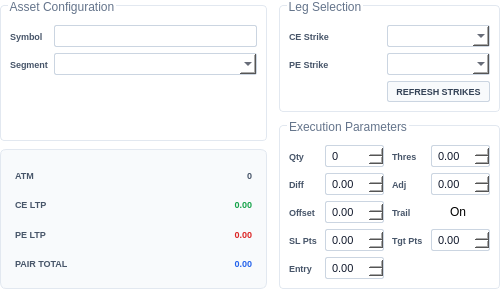
<?xml version="1.0" encoding="UTF-8"?>
<ui version="4.0">
 <class>inputParam</class>
 <widget class="QWidget" name="inputParam">
  <property name="geometry">
   <rect>
    <x>0</x>
    <y>0</y>
    <width>500</width>
    <height>280</height>
   </rect>
  </property>
  <property name="styleSheet">
   <string notr="true">
    QWidget#inputParam { background-color: transparent; }
    QLabel { color: #475569; font-size: 9px; font-weight: 700; text-transform: uppercase; background: transparent; }
    QLineEdit, QComboBox, QSpinBox, QDoubleSpinBox {
        border: 1px solid #cbd5e1; border-radius: 2px; padding: 2px 4px;
        background-color: white; color: #0f172a; font-size: 11px;
    }
    .status-val { font-size: 14px; font-weight: 800; color: #1e293b; background: transparent; }
    QPushButton { 
        background-color: #f8fafc; border: 1px solid #cbd5e1; border-radius: 2px; 
        padding: 4px 8px; font-size: 9px; font-weight: bold; color: #334155;
    }
    QPushButton:hover { background-color: #f1f5f9; border-color: #94a3b8; }
    QGroupBox { background-color: #ffffff; border: 1px solid #e2e8f0; border-radius: 4px; margin-top: 5px; padding-top: 10px; }
    QGroupBox::title { subcontrol-origin: margin; left: 8px; color: #64748b; font-weight: bold; }
   </string>
  </property>
  <layout class="QHBoxLayout" name="mainLayout">
   <property name="spacing"><number>12</number></property>
   <property name="margin"><number>0</number></property>
   
   <item>
    <layout class="QVBoxLayout" name="leftColumn">
     <property name="spacing"><number>8</number></property>
     <item>
      <widget class="QGroupBox" name="assetGroup">
       <property name="title"><string>Asset Configuration</string></property>
       <layout class="QGridLayout" name="assetGrid">
        <property name="verticalSpacing"><number>6</number></property>
        <item row="0" column="0"><widget class="QLabel"><property name="text"><string>Symbol</string></property></widget></item>
        <item row="0" column="1"><widget class="QLineEdit" name="m_symbolEdit"/></item>
        <item row="1" column="0"><widget class="QLabel"><property name="text"><string>Segment</string></property></widget></item>
        <item row="1" column="1"><widget class="QComboBox" name="m_segmentCombo"/></item>
        <item row="2" column="1"><widget class="QLabel" name="m_segmentHelp"><property name="styleSheet"><string>font-size: 8px; color: #94a3b8; font-style: italic; text-transform: none; background: transparent;</string></property></widget></item>
       </layout>
      </widget>
     </item>

     <item>
      <widget class="QFrame" name="statsFrame">
       <property name="styleSheet"><string>QFrame#statsFrame { background-color: #f8fafc; border: 1px solid #e2e8f0; border-radius: 6px; padding: 5px; }</string></property>
       <layout class="QGridLayout" name="statsGrid">
        <property name="horizontalSpacing"><number>15</number></property>
        <property name="verticalSpacing"><number>8</number></property>
        <item row="0" column="0"><widget class="QLabel"><property name="text"><string>ATM</string></property></widget></item>
        <item row="0" column="1"><widget class="QLabel" name="m_atmVal"><property name="text"><string>0</string></property><property name="class" stdset="0"><string>status-val</string></property><property name="alignment"><set>Qt::AlignRight|Qt::AlignVCenter</set></property></widget></item>
        <item row="1" column="0"><widget class="QLabel"><property name="text"><string>CE LTP</string></property></widget></item>
        <item row="1" column="1"><widget class="QLabel" name="m_ceVal"><property name="text"><string>0.00</string></property><property name="class" stdset="0"><string>status-val</string></property><property name="styleSheet"><string>color: #16a34a; background: transparent;</string></property><property name="alignment"><set>Qt::AlignRight|Qt::AlignVCenter</set></property></widget></item>
        <item row="2" column="0"><widget class="QLabel"><property name="text"><string>PE LTP</string></property></widget></item>
        <item row="2" column="1"><widget class="QLabel" name="m_peVal"><property name="text"><string>0.00</string></property><property name="class" stdset="0"><string>status-val</string></property><property name="styleSheet"><string>color: #dc2626; background: transparent;</string></property><property name="alignment"><set>Qt::AlignRight|Qt::AlignVCenter</set></property></widget></item>
        <item row="3" column="0"><widget class="QLabel"><property name="text"><string>PAIR TOTAL</string></property></widget></item>
        <item row="3" column="1"><widget class="QLabel" name="m_pairTotal"><property name="text"><string>0.00</string></property><property name="class" stdset="0"><string>status-val</string></property><property name="styleSheet"><string>color: #2563eb; background: transparent;</string></property><property name="alignment"><set>Qt::AlignRight|Qt::AlignVCenter</set></property></widget></item>
       </layout>
      </widget>
     </item>
    </layout>
   </item>

   <item>
    <layout class="QVBoxLayout" name="rightColumn">
     <property name="spacing"><number>8</number></property>
     <item>
      <widget class="QGroupBox" name="strikeGroup">
       <property name="title"><string>Leg Selection</string></property>
       <layout class="QGridLayout" name="strikeGrid">
        <property name="verticalSpacing"><number>6</number></property>
        <item row="0" column="0"><widget class="QLabel"><property name="text"><string>CE Strike</string></property></widget></item>
        <item row="0" column="1"><widget class="QComboBox" name="m_ceStrikeCombo"/></item>
        <item row="1" column="0"><widget class="QLabel"><property name="text"><string>PE Strike</string></property></widget></item>
        <item row="1" column="1"><widget class="QComboBox" name="m_peStrikeCombo"/></item>
        <item row="2" column="1"><widget class="QPushButton" name="m_getBtn"><property name="text"><string>REFRESH STRIKES</string></property></widget></item>
       </layout>
      </widget>
     </item>

     <item>
      <widget class="QGroupBox" name="paramGroup">
       <property name="title"><string>Execution Parameters</string></property>
       <layout class="QGridLayout" name="paramGrid">
        <property name="verticalSpacing"><number>6</number></property>
        <property name="horizontalSpacing"><number>8</number></property>
        <item row="0" column="0"><widget class="QLabel"><property name="text"><string>Qty</string></property></widget></item>
        <item row="0" column="1"><widget class="QSpinBox" name="m_qtySpin"/></item>
        <item row="0" column="2"><widget class="QLabel"><property name="text"><string>Thres</string></property></widget></item>
        <item row="0" column="3"><widget class="QDoubleSpinBox" name="m_jodiThreshold"/></item>
        
        <item row="1" column="0"><widget class="QLabel"><property name="text"><string>Diff</string></property></widget></item>
        <item row="1" column="1"><widget class="QDoubleSpinBox" name="m_jodiDiffPts"/></item>
        <item row="1" column="2"><widget class="QLabel"><property name="text"><string>Adj</string></property></widget></item>
        <item row="1" column="3"><widget class="QDoubleSpinBox" name="m_jodiAdjPts"/></item>

        <item row="2" column="0"><widget class="QLabel"><property name="text"><string>Offset</string></property></widget></item>
        <item row="2" column="1"><widget class="QDoubleSpinBox" name="m_jodiOffset"/></item>
        <item row="2" column="2"><widget class="QLabel"><property name="text"><string>Trail</string></property></widget></item>
        <item row="2" column="3"><widget class="QCheckBox" name="m_jodiTrailing"><property name="text"><string>On</string></property><property name="styleSheet"><string>background: transparent;</string></property></widget></item>
        
        <item row="3" column="0"><widget class="QLabel"><property name="text"><string>SL Pts</string></property></widget></item>
        <item row="3" column="1"><widget class="QDoubleSpinBox" name="m_stopLossSpin"/></item>
        <item row="3" column="2"><widget class="QLabel"><property name="text"><string>Tgt Pts</string></property></widget></item>
        <item row="3" column="3"><widget class="QDoubleSpinBox" name="m_targetSpin"/></item>

        <item row="4" column="0"><widget class="QLabel"><property name="text"><string>Entry</string></property></widget></item>
        <item row="4" column="1"><widget class="QDoubleSpinBox" name="m_entryPriceSpin"/></item>
       </layout>
      </widget>
     </item>
    </layout>
   </item>
  </layout>
 </widget>
 <resources/>
 <connections/>
</ui>
